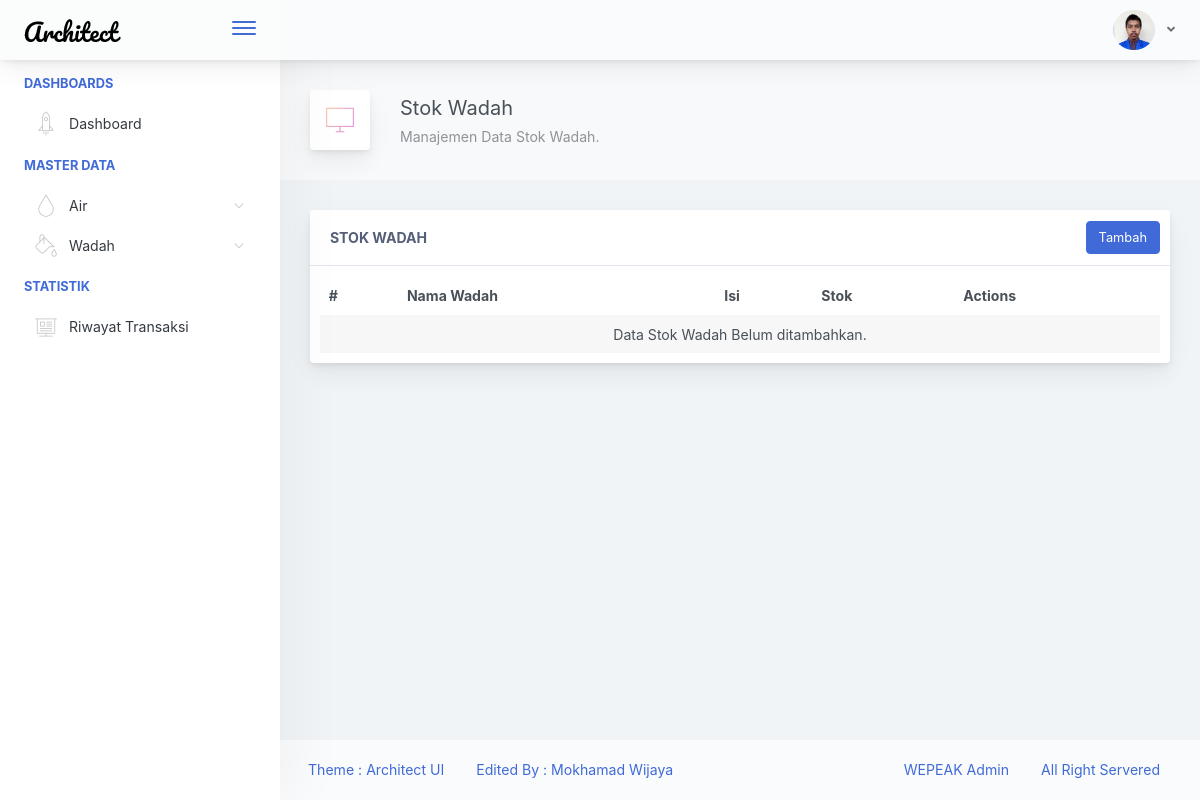
Page /view/index.php?menu=stokwadah (signed in) on the earlier database version.
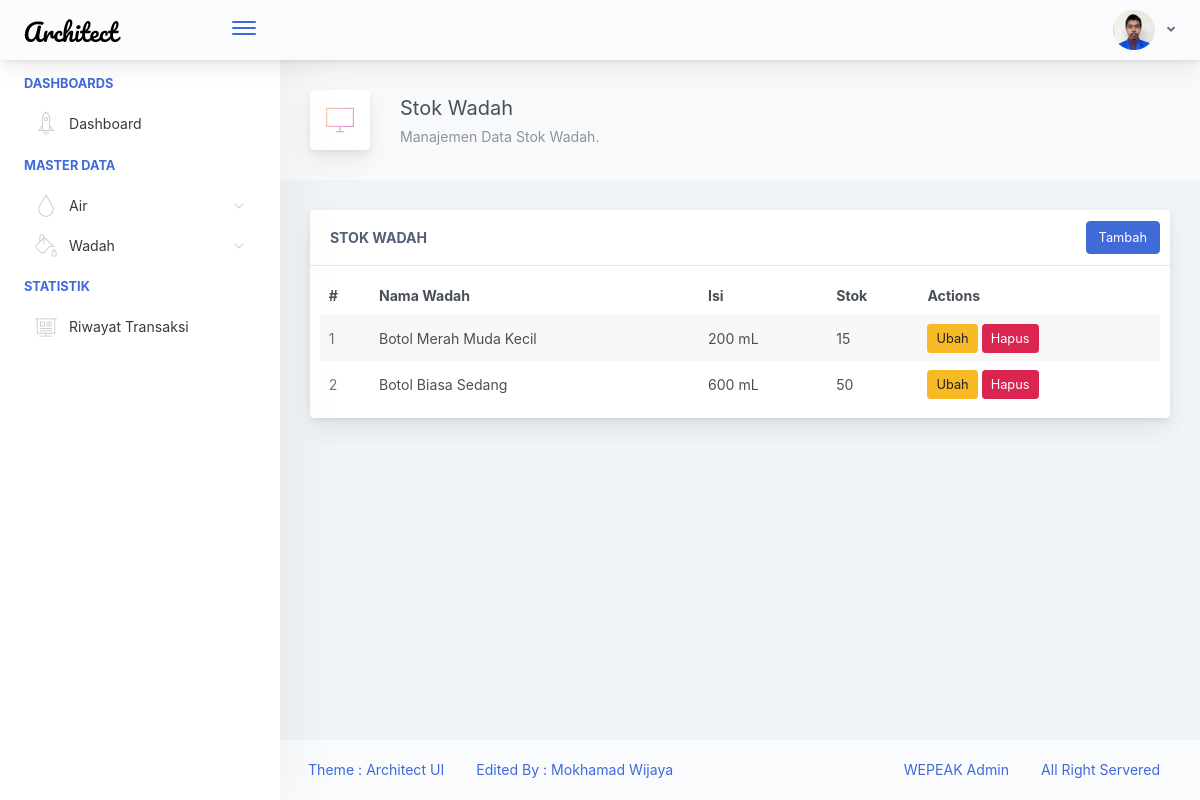
Same page on the later database version.
### tables this page shows
CREATE TABLE `stok_wadah` (
  `id` int(11) NOT NULL,
  `id_wadah` int(11) NOT NULL,
  `jumlah` int(11) NOT NULL,
  `created_at` timestamp NOT NULL DEFAULT current_timestamp(),
  `update_at` timestamp NOT NULL DEFAULT current_timestamp() ON UPDATE current_timestamp(),
  `delete_at` timestamp NULL DEFAULT NULL
);

CREATE TABLE `wadah` (
  `id` int(11) NOT NULL,
  `jenis` varchar(25) NOT NULL,
  `isi` varchar(10) NOT NULL,
  `harga` float NOT NULL,
  `created_at` timestamp NOT NULL DEFAULT current_timestamp(),
  `updated_at` timestamp NOT NULL DEFAULT current_timestamp(),
  `deleted_at` timestamp NULL DEFAULT NULL
);

### model/stokwadah.php (called while the page is built, shortened)
<?php
function get_stokwadah_all()
{
  try {
    $con = new PDO('mysql:host=localhost;dbname=wepeak', "root", '');
    $con->setAttribute(PDO::ATTR_ERRMODE, PDO::ERRMODE_EXCEPTION);
    $wadah_all = $con->prepare("SELECT stok_wadah.id_wadah, wadah.jenis nama,
      wadah.isi, stok_wadah.jumlah FROM stok_wadah INNER JOIN wadah ON
      wadah.id=stok_wadah.id_wadah WHERE delete_at IS NULL");
    $wadah_all->execute();
    $result = $wadah_all->fetchAll();
    return $result;
  } catch (\Exception $e) {
    var_dump($e);die;
    return $e;
  }
}
 ?>

### view/contents/stokwadah.php (the view, shortened to what this page needs)
<?php
require_once $_SERVER['DOCUMENT_ROOT'] . '/wepeak/model/stokwadah.php';
$stokwadah = get_stokwadah_all();
 ?>
<div class="app-page-title">
    <div class="page-title-wrapper">
        <div class="page-title-heading">
            <div class="page-title-icon">
                <i class="pe-7s-monitor icon-gradient bg-mean-fruit">
                </i>
            </div>
            <div>Stok Wadah
                <div class="page-title-subheading">Manajemen Data Stok Wadah.
                </div>
            </div>
        </div>
      </div>
</div>
<div class="row">
    <div class="col-md-12">
        <div class="main-card mb-3 card">
            <div class="card-header">Stok Wadah
                <div class="btn-actions-pane-right">
                    <a href="<?='/wepeak/view/index.php?menu=stokwadah&action=insert'; ?>"
                      class="btn btn-primary">Tambah</a>
                </div>
            </div>
            <div class="table-responsive" style="padding:10px;">
                <table class="align-middle mb-0 table table-borderless table-striped table-hover datatable">
                    <thead>
                    <tr>
                        <th class="">#</th>
                        <th>Nama Wadah</th>
                        <th class="">Isi</th>
                        <th class="">Stok</th>
                        <th>Actions</th>
                    </tr>
                    </thead>
                    <tbody><?php if ($stokwadah != null): ?>
                      <?php foreach($stokwadah as $key => $data): ?>
                        <tr>
                          <td class="text-left text-muted"><?=$key+1;?></td>
                          <td class="text-left"><?=$data['nama'];?></td>
                          <td class="text-left"><?=$data['isi'];?></td>
                          <td class="text-left"><?=$data['jumlah'];?>
                          </td>
                          <td class="text-left">
                            <a href=<?="index.php?menu=stokwadah&action=update&id=" . $data['id_wadah'];?>
                              class="btn btn-warning btn-sm ubahData">Ubah</a>
                            <a href="<?="index.php?menu=stokwadah&action=delete&id=" . $data['id_wadah'];?>"
                              class="btn btn-danger btn-sm" onclick="return confirm('Yakin ingin Menghapus Data Tersebut?');">Hapus</a>
                        </td>
                      </tr>
                    <?php endforeach; ?>
                    <?php else: ?>
                      <tr>
                        <td colspan="5" class="text-center">
                          Data Stok Wadah Belum ditambahkan.
                        </td>
                      </tr>
                    <?php endif; ?>
                    </tbody>
                </table>
            </div>
        </div>
    </div>
</div>

Differences in the rows shown:
added stok_wadah: id_wadah.jenis "Botol Merah Muda Kecil", id_wadah.isi "200 mL", jumlah "15"
added stok_wadah: id_wadah.jenis "Botol Biasa Sedang", id_wadah.isi "600 mL", jumlah "50"
Other differences:
text no longer shown: "Data Stok Wadah Belum ditambahkan."
